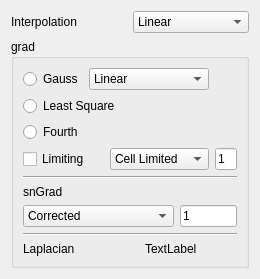
<?xml version="1.0" encoding="UTF-8"?>
<ui version="4.0">
 <class>Form</class>
 <widget class="QWidget" name="Form">
  <property name="geometry">
   <rect>
    <x>0</x>
    <y>0</y>
    <width>253</width>
    <height>251</height>
   </rect>
  </property>
  <property name="windowTitle">
   <string>Form</string>
  </property>
  <layout class="QGridLayout" name="gridLayout">
   <item row="0" column="0">
    <widget class="QLabel" name="label">
     <property name="text">
      <string>Interpolation</string>
     </property>
    </widget>
   </item>
   <item row="0" column="1">
    <widget class="QComboBox" name="divInterpolCombox">
     <item>
      <property name="text">
       <string>Linear</string>
      </property>
     </item>
     <item>
      <property name="text">
       <string>Cubic</string>
      </property>
     </item>
     <item>
      <property name="text">
       <string>Midpoint</string>
      </property>
     </item>
    </widget>
   </item>
   <item row="1" column="0" colspan="2">
    <widget class="QGroupBox" name="groupBox">
     <property name="title">
      <string>grad</string>
     </property>
     <layout class="QGridLayout" name="gridLayout_2">
      <item row="0" column="0">
       <widget class="QRadioButton" name="divGradGaussRadBtn">
        <property name="text">
         <string>Gauss</string>
        </property>
       </widget>
      </item>
      <item row="0" column="1" colspan="4">
       <widget class="QComboBox" name="divGradGaussInput">
        <item>
         <property name="text">
          <string>Linear</string>
         </property>
        </item>
        <item>
         <property name="text">
          <string>Cubic</string>
         </property>
        </item>
        <item>
         <property name="text">
          <string>Midpoint</string>
         </property>
        </item>
       </widget>
      </item>
      <item row="1" column="0" colspan="3">
       <widget class="QRadioButton" name="divGradLeastSquareRadBtn">
        <property name="text">
         <string>Least Square</string>
        </property>
       </widget>
      </item>
      <item row="2" column="0">
       <widget class="QRadioButton" name="divGradForthRadBtn">
        <property name="text">
         <string>Fourth</string>
        </property>
       </widget>
      </item>
      <item row="3" column="0" colspan="2">
       <widget class="QCheckBox" name="divGradLimitChecBox">
        <property name="text">
         <string>Limiting</string>
        </property>
       </widget>
      </item>
      <item row="3" column="2" colspan="3">
       <widget class="QComboBox" name="divGradLimitCombox">
        <item>
         <property name="text">
          <string>Cell Limited</string>
         </property>
        </item>
        <item>
         <property name="text">
          <string>Face Limited</string>
         </property>
        </item>
       </widget>
      </item>
      <item row="3" column="5">
       <widget class="QLineEdit" name="divGradLimitInput">
        <property name="text">
         <string>1</string>
        </property>
       </widget>
      </item>
      <item row="4" column="0" colspan="6">
       <widget class="Line" name="line">
        <property name="orientation">
         <enum>Qt::Horizontal</enum>
        </property>
       </widget>
      </item>
      <item row="5" column="0" colspan="6">
       <widget class="QLabel" name="label_2">
        <property name="text">
         <string>snGrad</string>
        </property>
       </widget>
      </item>
      <item row="6" column="0" colspan="4">
       <widget class="QComboBox" name="divsnGradCombox">
        <item>
         <property name="text">
          <string>Corrected</string>
         </property>
        </item>
        <item>
         <property name="text">
          <string>Uncorrected</string>
         </property>
        </item>
        <item>
         <property name="text">
          <string>Orthogonal</string>
         </property>
        </item>
        <item>
         <property name="text">
          <string>Face Corrected</string>
         </property>
        </item>
        <item>
         <property name="text">
          <string>Limited</string>
         </property>
        </item>
        <item>
         <property name="text">
          <string>Linear Fit</string>
         </property>
        </item>
        <item>
         <property name="text">
          <string>Quadatic Fit</string>
         </property>
        </item>
       </widget>
      </item>
      <item row="6" column="4" colspan="2">
       <widget class="QLineEdit" name="divsnGradInput">
        <property name="text">
         <string>1</string>
        </property>
       </widget>
      </item>
      <item row="7" column="0" colspan="6">
       <widget class="Line" name="line_2">
        <property name="orientation">
         <enum>Qt::Horizontal</enum>
        </property>
       </widget>
      </item>
      <item row="8" column="0">
       <widget class="QLabel" name="label_3">
        <property name="text">
         <string>Laplacian</string>
        </property>
       </widget>
      </item>
      <item row="8" column="3" colspan="2">
       <widget class="QLabel" name="divLaplacianInput">
        <property name="text">
         <string>TextLabel</string>
        </property>
       </widget>
      </item>
     </layout>
    </widget>
   </item>
  </layout>
 </widget>
 <resources/>
 <connections/>
</ui>
